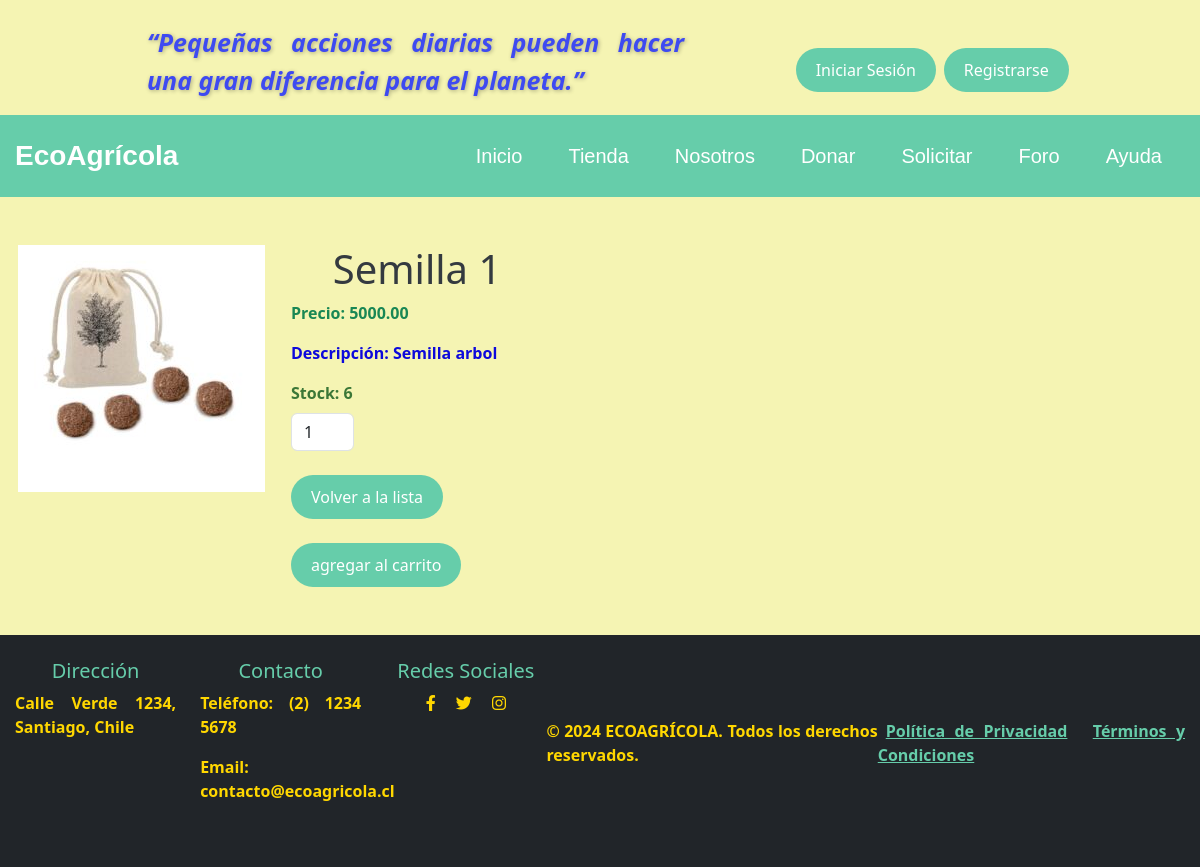
The page /producto/1/ on the database its author committed.
### core/models.py (models this page shows, shortened)
class Producto(models.Model):
    nombre = models.CharField(max_length=100)
    categoria = models.CharField(max_length=100)
    descripcion = models.TextField()
    precio = models.DecimalField(max_digits=10, decimal_places=2)
    imagen = models.ImageField(upload_to='productos/')
    stock = models.PositiveIntegerField()

### core/views.py (the view)
# urls.py: path('producto/<int:pk>/', detalle_producto, name='detalle_producto'),
def detalle_producto(request, pk):
    producto = Producto.objects.get(pk=pk)
    return render(request, 'core/detalle_producto.html', {'producto': producto})

### core/templates/core/detalle_producto.html
{% extends "core/base_generic.html" %}
{% block content %}
{% load static %}
<!DOCTYPE html>
<html lang="es">
    <body>
        <div class="container my-5">
          <div class="row">
              <div class="col-lg-6 col-md-12">
                  <div class="d-flex justify-content-center">
                      <img src="{{ producto.imagen.url }}" alt="{{ producto.nombre }}" class="img-fluid">
                  </div>
              </div>
              <div class="col-lg-6 col-md-12">
                  <h1 class="product-title">{{ producto.nombre }}</h1>
                  <p class="text-success fw-bold">Precio: {{ producto.precio }}</p>
                  <p class="product-description">
                    Descripción: {{ producto.descripcion }}
                  </p>
                  <div class="mb-4">
                      <label for="cantidad" class="form-label">Stock: {{ producto.stock }}</label>
                      <input type="number" id="cantidad" class="form-control w-25" value="1" min="1">
                  </div>
                  <a class="btn btn-custom" href="{% url 'listar_productos' %}">Volver a la lista</a>
                  <div class="mt-4">
                    <a
                        class="btn btn-custom"
                        href="{% url 'Add' producto.id %}">
                        agregar al carrito
                    </a>
                </div>
              </div>
          </div>
        </div>
    </body>
</html>
{% endblock %}

### core/static/core/css/style.css (style rules this page uses)
html { scroll-behavior: smooth; }
body { background-color: #f5f4b3; height: 100%; margin: 0; padding: 0; display: flex; flex-direction: column; }
p { color: #0d09db; font-weight: bold; text-align: justify; }
.btn-custom { background-color: #66CDAA; border-color: #66CDAA; color: white; border: none; padding: 10px 20px; font-size: 16px; border-radius: 25px; transition: background-color 0.3s ease; }
.container { max-width: 1200px; margin: 0 auto; padding: 0 15px; display: flex; justify-content: space-between; align-items: center; }
label { font-weight: bold; display: block; font-weight: bold; color: #3b7737; }
h1 { text-align: center; color: #343a40; }

### rows shown on the page
Producto: imagen (picture), nombre "Semilla 1", precio "5000.00", descripcion "Semilla arbol", stock "6"
